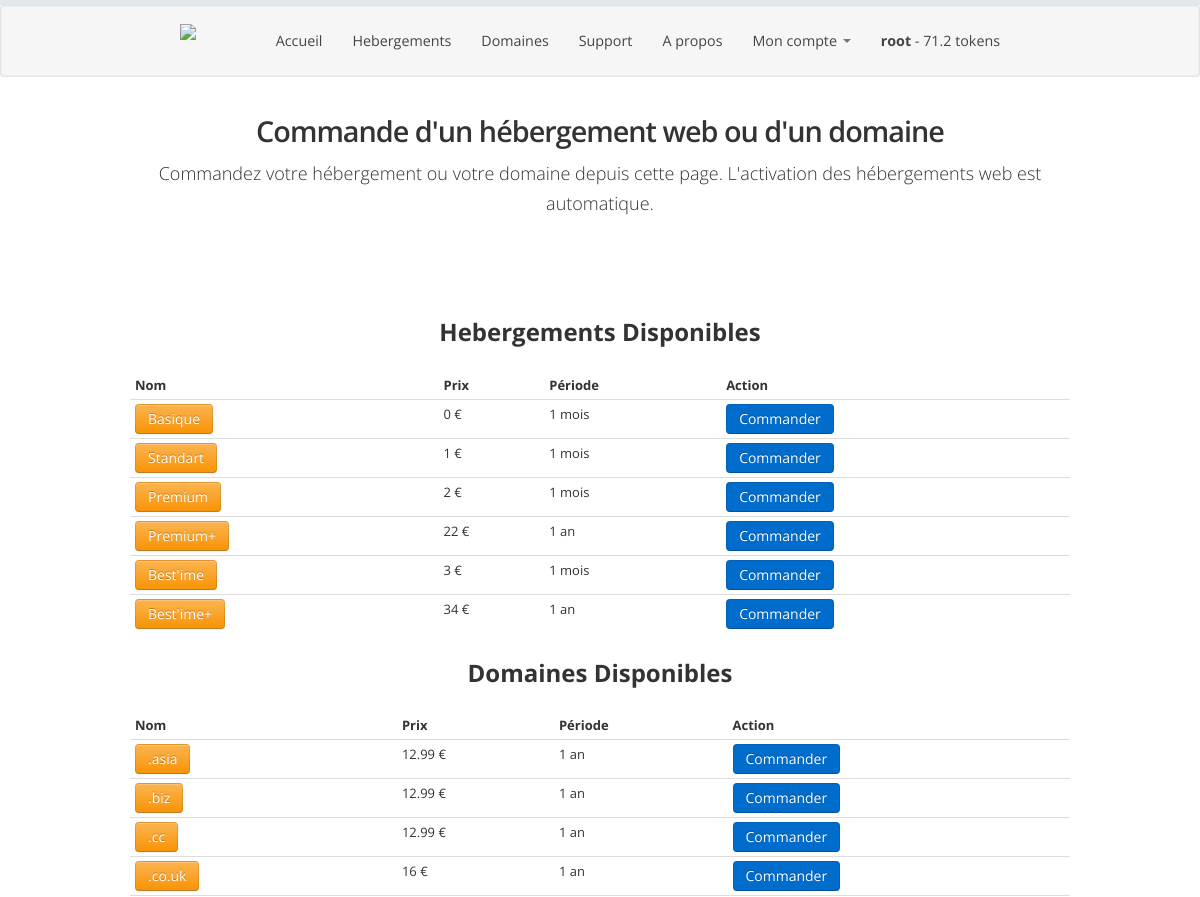
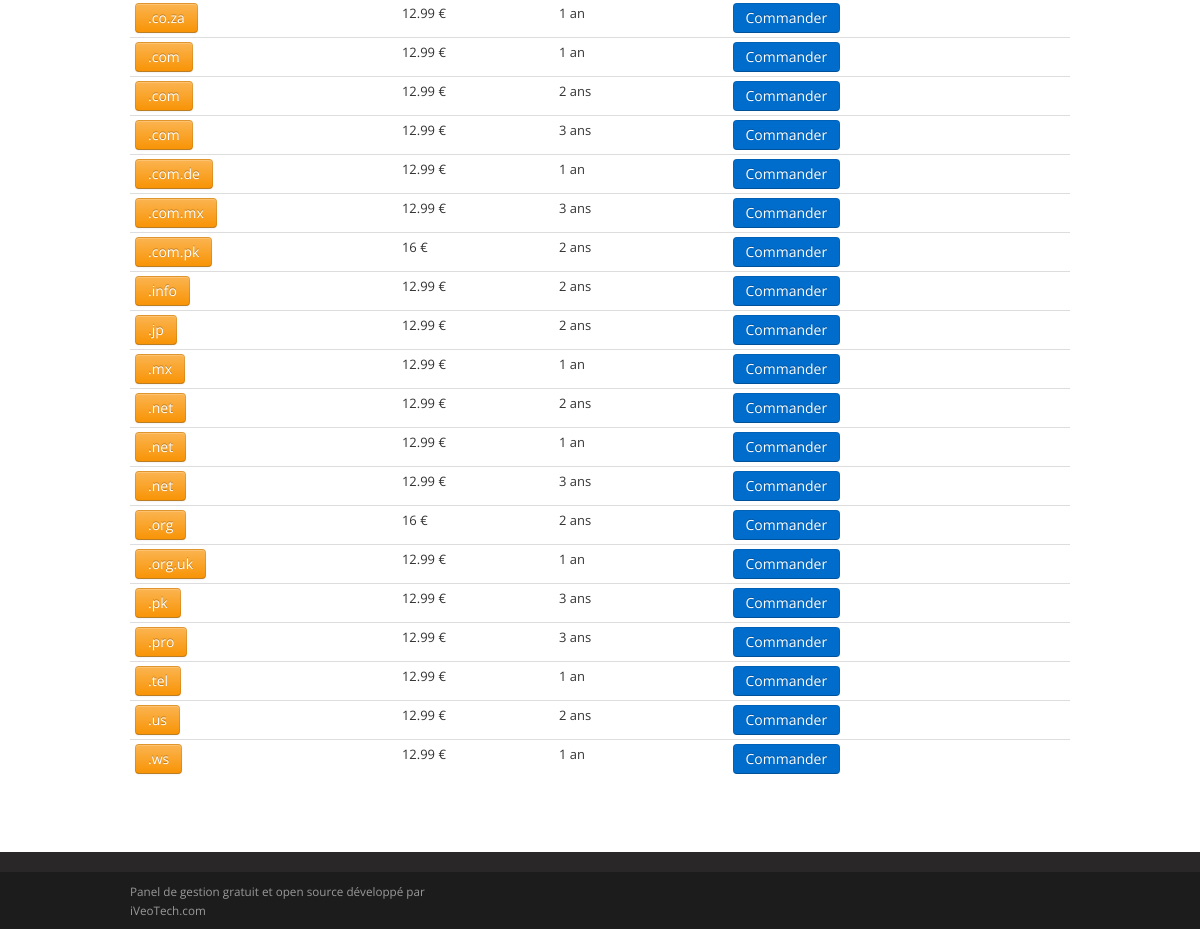
The app's page /commandes.php (signed in) with its own data (2 pictures, top to bottom).
### tables this page shows
CREATE TABLE IF NOT EXISTS `hostime_hebergement` (
  `id` int(11) NOT NULL AUTO_INCREMENT,
  `nom` varchar(100) NOT NULL,
  `prix` float NOT NULL,
  `duree` int(11) NOT NULL,
  PRIMARY KEY (`id`)
);

CREATE TABLE IF NOT EXISTS `hostime_domaine` (
  `id` int(11) NOT NULL AUTO_INCREMENT,
  `ext` varchar(50) NOT NULL,
  `annee` int(11) NOT NULL,
  `achat` float NOT NULL,
  `renouv` float NOT NULL,
  `trans` float NOT NULL,
  PRIMARY KEY (`id`)
);

### commandes.php (the view, shortened to what this page needs)
<?
	include('refresh.php');
	$db = mysql_connect(DB_HOST, DB_USERS, DB_PWD)or die('Erreur SQL de connexion !<br>'.$db.'<br>'.mysql_error());
	$sql = "SELECT * FROM hostime_hebergement ORDER BY id ASC";
?>
<!DOCTYPE html>
<html class="not-ie" lang="en">
<head>
	<link href="css/style.min.css" rel="stylesheet">
	<link href="css/font-awesome/font-awesome.css" rel="stylesheet">
</head>
<body>
	<?
		include('header.php');
	?>
	<div id="content" class="container">
	<div class="hero-unit">
		<div class="container">
			<h1 class="ac">Commande d'un hébergement web ou d'un domaine</h1>
			<p class="ac">
				Commandez votre hébergement ou votre domaine depuis cette page. L'activation des hébergements web est automatique.
							</p>
		</div>
	</div>
	<?
	if(isset($_GET['offre']))
	{
		$db = mysql_connect(DB_HOST, DB_USERS, DB_PWD)or die('Erreur SQL de connexion !<br>'.$db.'<br>'.mysql_error());
		mysql_select_db(DB_SELECT, $db)or die('Erreur SQL de select !<br>'.$sql.'<br>'.mysql_error());
		mysql_query("SET NAMES 'utf8'");
		$_GET['offre'] = mysql_real_escape_string(htmlspecialchars($_GET['offre']));
		$sql = 'SELECT * FROM hostime_hebergement WHERE id=\'' . $_GET['offre'] . '\' ORDER BY id ASC';
		$req = mysql_query($sql,$db) or die('Erreur SQL !<br>'.$sql.'<br>'.mysql_error());
		$offre = "??";
		$prix = "??";
		while($data = mysql_fetch_assoc($req))
		{
			$offre = $data['nom'];
			$prix = $data['prix'];
		}
		mysql_close();
		echo '<div id="offre_conf" class="modal hide fade" tabindex="-1" role="dialog" aria-labelledby="myModalLabel" aria-hidden="true">
		  <div class="modal-header">
			<button type="button" class="close" data-dismiss="modal" aria-hidden="true">×</button>
			<h3 id="myModalLabel">Confirmer mon achat - Offre '.$offre.' à '.$prix.' tokens</h3>
		  </div>
		  <div class="modal-body">
			<form method="post" action="#">
				<label for="dom_h">Sous-Domaine: </label><input type="text" name="dom_h" onKeyPress="return letternumber(event)">.hostime.eu<br /><i>Caractère alphanumérique</i><br /><br />
				<input type="submit" value="Oui" name="final_ans" class="btn" /> &nbsp;&nbsp;
				<input type="submit" value="Non" name="final_ans" class="btn" />
			</form>
		</div>
		  <div class="modal-footer">
			Veuillez confirmer.
		  </div>
		</div>';
		if(isset($_POST['final_ans']))
		{
			if(isset($_POST['dom_h']) && $_POST['dom_h'] != '')
			{
				if($_POST['final_ans'] == "Non")
				{
					redirect('commandes.php?offre='.$_GET['offre'].'', 0);
					die();
				}
				else if($_POST['final_ans'] == "Oui")
				{
					$db = mysql_connect(DB_HOST, DB_USERS, DB_PWD)or die('Erreur SQL de connexion !<br>'.$db.'<br>'.mysql_error());
					mysql_select_db(DB_SELECT, $db)or die('Erreur SQL de select !<br>'.$sql.'<br>'.mysql_error());
					mysql_query("SET NAMES 'utf8'");
					$_GET['offre'] = mysql_real_escape_string(htmlspecialchars($_GET['offre']));
					$sql = 'SELECT * FROM hostime_hebergement WHERE id=\'' . $_GET['offre'] . '\' ORDER BY id ASC';
					$req = mysql_query($sql,$db) or die('Erreur SQL !<br>'.$sql.'<br>'.mysql_error());
					$offre = "??";
					$prix = "??";
					while($data = mysql_fetch_assoc($req))
					{
						$offre = $data['nom'];
						$prix = $data['prix'];
					}
					$sql = "SELECT * FROM hostime_users_hebergement WHERE domaine = '".$_POST['dom_h']."' ORDER BY id ASC";
					$req = mysql_query($sql,$db) or die('Erreur SQL !<br>'.$sql.'<br>'.mysql_error());
					$fail = false;
					while($data = mysql_fetch_assoc($req))
					{
						$fail = true;
					}
					if($fail)
					{
						echo '<center><b style="color:red;">ERREUR: Sous-domaine déjà pris</b><br />Redirection dans 5 secondes ...</center>';
						redirect('commandes.php?offre='.$_GET['offre'].'', 5);
					}
					else
					{
						if($prix != 0)	echo 'Achat de l\'hebergement '.$offre.' à '.$prix.' tokens, veuillez patienter ...<br /><br />';
						else
							echo '<div class="alert alert-success">
									  <button type="button" class="close" data-dismiss="alert">&times;</button>
									  <h4>Requête envoyée</h4>
									  Votre reqête d\'hebergement a bien été prise en compte, un administrateur s\'occupera de votre demande sous peu ...
									</div>';
						if($offre != '??' && $prix != '??' && $_SESSION['tokens'] >= $prix)
						{
							if($prix == 0)
							{
								$sql = "SELECT * FROM hostime_hebergement_file WHERE user = '".$_SESSION['user']."' ORDER BY id ASC";
								$req = mysql_query($sql,$db) or die('Erreur SQL !<br>'.$sql.'<br>'.mysql_error());
								$fail = false;
								$active = -1;
								while($data = mysql_fetch_assoc($req))
								{
									$fail = true;
									$active = $data['validated'];
								}
								if(!$fail)
								{
									$sql = "INSERT INTO hostime_hebergement_file (stamp, user, userid, sousdom) VALUES(UNIX_TIMESTAMP(), '".$_SESSION['user']."', ".$_SESSION['id'].", '".$_POST['dom_h']."')";
									mysql_query($sql,$db) or die('Erreur SQL !<br>'.$sql.'<br>'.mysql_error());
								}
								else
								{
									echo '<div class="alert alert-error">
									  <button type="button" class="close" data-dismiss="alert">&times;</button>
									  <h4>Erreur</h4>
									  Vous possédez déjà un hébergement gratuit '. ($active != 1 ? 'en cours d\'activation (validation par administrateur) ' : ''). '!
									</div>';
								}
							}
						}
					}
				}
				else
					echo '<b style="color:red;">Erreur !</b>';
				mysql_close();
			}
			else
			{
				echo '<center><b style="color:red;">ERREUR: Vous devez notifier un sous-domaine</b><br />Redirection dans 5 secondes ...</center>';
				redirect('commandes.php?offre='.$_GET['offre'].'', 5);
			}
		}
		else
		{
			echo '<a href="commandes.php" class="btn btn-primary">Retour</a><br /><br />';
			$db = mysql_connect(DB_HOST, DB_USERS, DB_PWD)or die('Erreur SQL de connexion !<br>'.$db.'<br>'.mysql_error());
			mysql_select_db(DB_SELECT, $db)or die('Erreur SQL de select !<br>'.$sql.'<br>'.mysql_error());
			mysql_query("SET NAMES 'utf8'");
			$_GET['offre'] = mysql_real_escape_string(htmlspecialchars($_GET['offre']));
			$sql = 'SELECT * FROM hostime_hebergement WHERE id=\'' . $_GET['offre'] . '\' ORDER BY id ASC';
			$req = mysql_query($sql,$db) or die('Erreur SQL !<br>'.$sql.'<br>'.mysql_error());
			while($data = mysql_fetch_assoc($req))
			{
				echo '
				<h2>Confirmer mon achat - commande d\'hébergement</h2><br />
				Nom: <div class="btn btn-warning">'.$data['nom'].'</div><br /><br />
				Prix: <div class="btn">'.$data['prix'].' € soit '.$data['prix'].' tokens</div> pour '.($data['duree'] == 0 ? '1 mois' : '1 an').' <br /><br /><br />
				'.($_SESSION['tokens'] >= $data['prix'] ?
				'<a href="#offre_conf" role="button" class="btn btn-large btn-success" data-toggle="modal"">Confirmer</a>'
				:
				'<div class="btn btn-danger">Tokens insuffisant ('.$_SESSION['tokens'].')</div>');
			}
			mysql_close();
		}
	}
	else
	{
		echo '<br />';
		echo '<br />';
		echo '<br />';
		?>
		<table class="table table-condensed">
				<caption><h2>Hebergements Disponibles</h2><br /></caption>
				<thead>
					<tr>
					<th>Nom</th>
					<th>Prix</th>
					<th>Période</th>
					<th>Action</th>
					</tr>
				</thead>
				<tbody>
		<?
		$db = mysql_connect(DB_HOST, DB_USERS, DB_PWD)or die('Erreur SQL de connexion !<br>'.$db.'<br>'.mysql_error());
		$sql = "SELECT * FROM hostime_hebergement ORDER BY id ASC";
		$req = mysql_query($sql,$db) or die('Erreur SQL !<br>'.$sql.'<br>'.mysql_error());
		while($data = mysql_fetch_assoc($req))
		{
			echo '
			<tr>
			<td><div class="btn btn-warning">'.$data['nom'].'</div></td>
			<td>'.$data['prix'].' €</td>
			<td>'.($data['duree'] == 0 ? '1 mois' : '1 an').'</td>
			<td><a href="commandes.php?offre='.$data['id'].'" class="btn btn-primary">Commander</td>
			</tr>
			';
		}
		?>
		<table class="table table-condensed">
				<caption><h2>Domaines Disponibles</h2><br /></caption>
				<thead>
					<tr>
					<th>Nom</th>
					<th>Prix</th>
					<th>Période</th>
					<th>Action</th>
					</tr>
				</thead>
				<tbody>
		<?
		$db = mysql_connect(DB_HOST, DB_USERS, DB_PWD)or die('Erreur SQL de connexion !<br>'.$db.'<br>'.mysql_error());
		$sql = "SELECT * FROM hostime_domaine ORDER BY ext ASC";
		$req = mysql_query($sql,$db) or die('Erreur SQL !<br>'.$sql.'<br>'.mysql_error());
		while($data = mysql_fetch_assoc($req))
		{
			echo '
			<tr>
			<td><div class="btn btn-warning">'.$data['ext'].'</div></td>
			<td>'.$data['achat'].' €</td>
			<td>'.$data['annee'].' an'.($data['annee'] > 1 ? 's' : '').'</td>
			<td><a href="commandes.php?dom='.$data['id'].'" class="btn btn-primary">Commander</td>
			</tr>
			';
		}
	}
	?>
	</tbody>
	</table>
	</div>
	<br />
	<br />
	<br />
	<?
		include('footer.php');
	?>
</body>
</html>

### records on screen
hostime_hebergement: nom "Basique", prix "0", duree "1 mois"
hostime_hebergement: nom "Standart", prix "1", duree "1 mois"
hostime_hebergement: nom "Premium", prix "2", duree "1 mois"
hostime_hebergement: nom "Premium+", prix "22", duree "1 an"
hostime_hebergement: nom "Best'ime", prix "3", duree "1 mois"
hostime_hebergement: nom "Best'ime+", prix "34", duree "1 an"
hostime_domaine: ext ".asia", achat "12.99", annee "1"
hostime_domaine: ext ".biz", achat "12.99", annee "1"
hostime_domaine: ext ".cc", achat "12.99", annee "1"
hostime_domaine: ext ".co.uk", achat "16", annee "1"
hostime_domaine: ext ".co.za", achat "12.99", annee "1"
hostime_domaine: ext ".com", achat "12.99", annee "1"
hostime_domaine: ext ".com", achat "12.99", annee "2", shows "s"
hostime_domaine: ext ".com", achat "12.99", annee "3", shows "s"
hostime_domaine: ext ".com.de", achat "12.99", annee "1"
hostime_domaine: ext ".com.mx", achat "12.99", annee "3", shows "s"
hostime_domaine: ext ".com.pk", achat "16", annee "2", shows "s"
hostime_domaine: ext ".info", achat "12.99", annee "2", shows "s"
hostime_domaine: ext ".jp", achat "12.99", annee "2", shows "s"
hostime_domaine: ext ".mx", achat "12.99", annee "1"
hostime_domaine: ext ".net", achat "12.99", annee "2", shows "s"
hostime_domaine: ext ".net", achat "12.99", annee "1"
hostime_domaine: ext ".net", achat "12.99", annee "3", shows "s"
hostime_domaine: ext ".org", achat "16", annee "2", shows "s"
hostime_domaine: ext ".org.uk", achat "12.99", annee "1"
hostime_domaine: ext ".pk", achat "12.99", annee "3", shows "s"
hostime_domaine: ext ".pro", achat "12.99", annee "3", shows "s"
hostime_domaine: ext ".tel", achat "12.99", annee "1"
hostime_domaine: ext ".us", achat "12.99", annee "2"
hostime_domaine: ext ".ws", achat "12.99", annee "1"

### other values on screen
$show "root"
$_SESSION['tokens'] "71.2"
